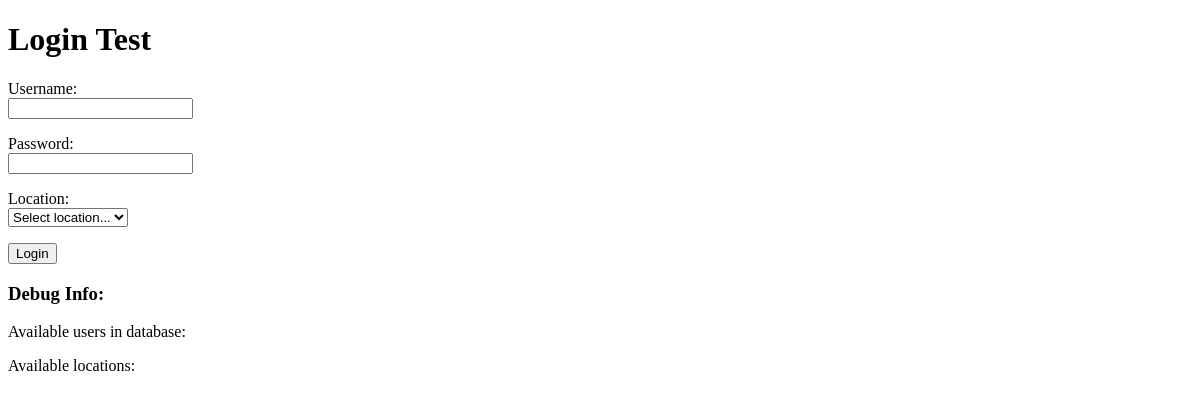
Before: /app/simple_login.php with the older database file.
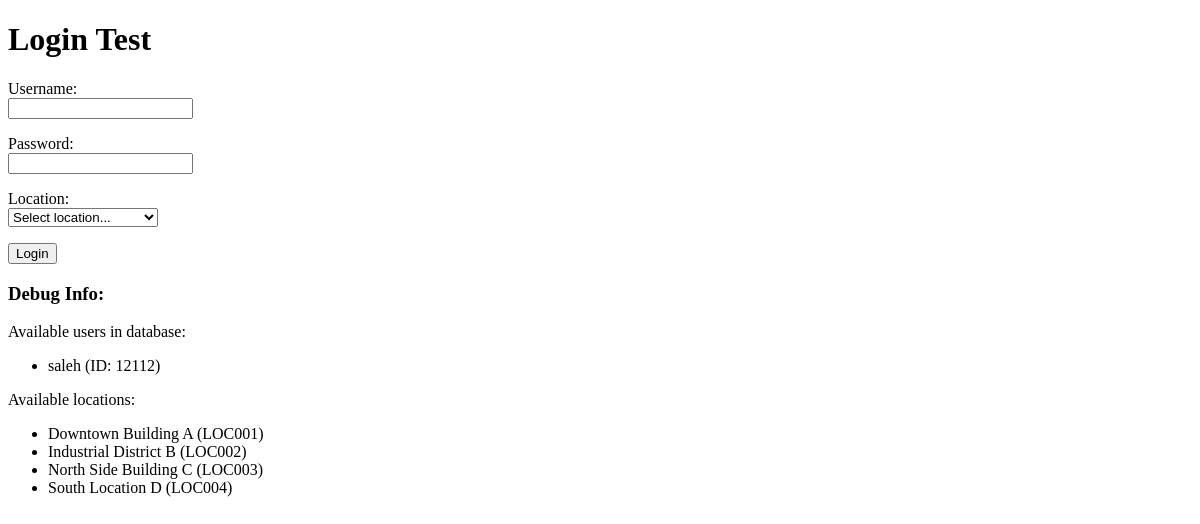
After: the same page with the newer database file.
### tables this page shows
CREATE TABLE `fict_users` (
  `fu_code` varchar(11) NOT NULL,
  `fu_username` varchar(150) DEFAULT NULL,
  `fu_role` varchar(150) DEFAULT NULL,
  `fu_password` varchar(200) DEFAULT NULL,
  `fu_rep_manager` varchar(100) DEFAULT NULL,
  `fu_location` varchar(10) DEFAULT NULL,
  `fu_cre_by` varchar(100) DEFAULT NULL,
  `fu_cre_date` date DEFAULT NULL,
  `fu_remarks` varchar(2000) DEFAULT NULL
);

CREATE TABLE `fict_location` (
  `flo_code` varchar(11) NOT NULL,
  `flo_type` varchar(100) DEFAULT NULL,
  `flo_address` varchar(500) DEFAULT NULL,
  `flo_gps` varchar(100) DEFAULT NULL,
  `flo_desc` varchar(1000) DEFAULT NULL,
  `flo_facility_manager` varchar(10) DEFAULT NULL,
  `flo_ref_branch` varchar(100) DEFAULT NULL,
  `flo_cre_by` varchar(100) DEFAULT NULL,
  `flo_cre_date` date DEFAULT NULL,
  `flo_remarks` varchar(100) DEFAULT NULL
);

### app/simple_login.php (the view, shortened to what this page needs)
<?php
$host = 'localhost';
$dbname = 'pr_inventory';
$username = 'root';
$password = 'root';
try {
    $pdo = new PDO("mysql:host=$host;dbname=$dbname", $username, $password);
    $pdo->setAttribute(PDO::ATTR_ERRMODE, PDO::ERRMODE_EXCEPTION);
} catch(PDOException $e) {
    die("Connection failed: " . $e->getMessage());
}
$error = '';
$locations = [];
try {
    $stmt = $pdo->query("SELECT * FROM fict_location ORDER BY flo_address");
    $locations = $stmt->fetchAll(PDO::FETCH_ASSOC);
} catch (Exception $e) {
    $error .= " Location error: " . $e->getMessage();
}
?>
<!DOCTYPE html>
<html>
<head>
</head>
<body>
    <h1>Login Test</h1>
    <form method="post">
        <p>
            <label>Username:</label><br>
            <input type="text" name="username" value="<?php echo htmlspecialchars($_POST['username'] ?? ''); ?>" required>
        </p>
        <p>
            <label>Password:</label><br>
            <input type="password" name="password" required>
        </p>
        <p>
            <label>Location:</label><br>
            <select name="location">
                <option value="">Select location...</option>
            </select>
        </p>
        <p>
            <button type="submit">Login</button>
        </p>
    </form>
    <h3>Debug Info:</h3>
    <p>Available users in database:</p>
    <?php
    try {
        $stmt = $pdo->query("SELECT fu_code, fu_username FROM fict_users");
        $users = $stmt->fetchAll(PDO::FETCH_ASSOC);
        echo "<ul>";
        foreach ($users as $u) {
            echo "<li>" . htmlspecialchars($u['fu_username']) . " (ID: " . htmlspecialchars($u['fu_code']) . ")</li>";
        }
        echo "</ul>";
    } catch (Exception $e) {
        echo "Error getting users: " . $e->getMessage();
    }
    ?>
    <p>Available locations:</p>
    <ul>
        <?php foreach ($locations as $loc): ?>
            <li><?php echo htmlspecialchars($loc['flo_address']); ?> (<?php echo htmlspecialchars($loc['flo_code']); ?>)</li>
        <?php endforeach; ?>
    </ul>
</body>
</html>

Changed rows visible on the page:
added fict_users: fu_username "saleh", fu_code "12112"
added fict_location: flo_address "Downtown Building A", flo_code "LOC001"
added fict_location: flo_address "Industrial District B", flo_code "LOC002"
added fict_location: flo_address "North Side Building C", flo_code "LOC003"
added fict_location: flo_address "South Location D", flo_code "LOC004"
